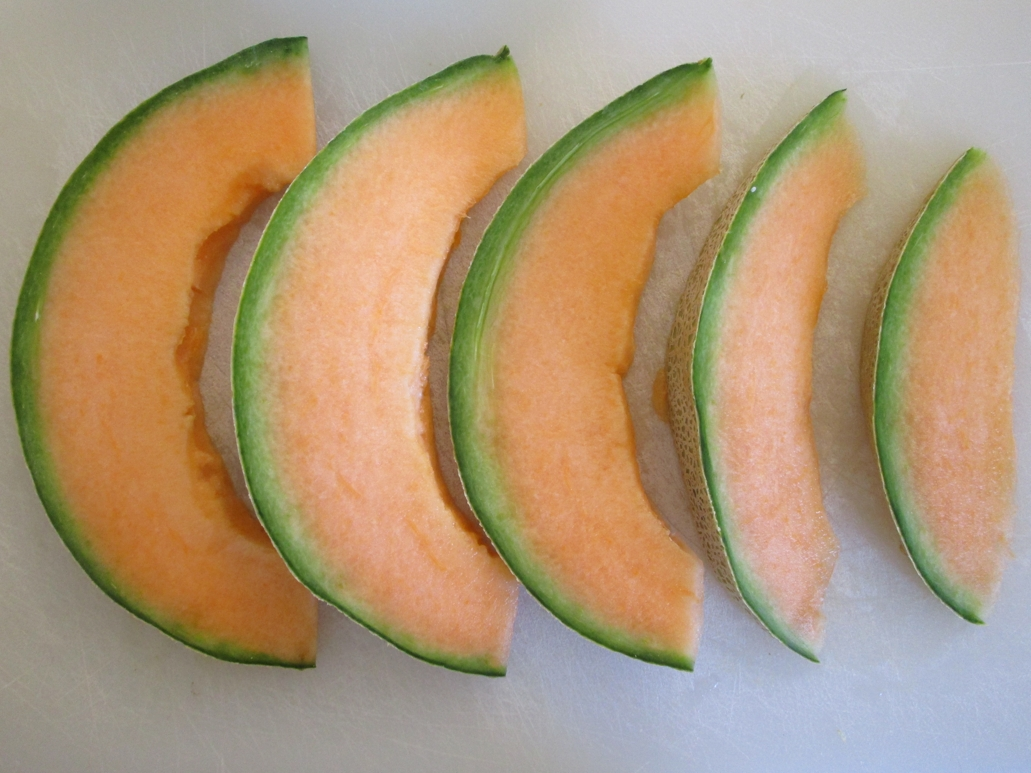
%> input picture HW07_VYAS_KHYATI/IMG_1246.JPG, 1031 x 773 px
$ octave --eval "cutting('IMG_1246.JPG');"   (GNU Octave 9; MATLAB toolbox functions it lacks are replaced by stand-ins)
%> lines starting %> are read from the running program, lines starting %| are printed output that depends on the picture
% @author: Khyati K.Vyas
function cutting(fn)
%> called with fn = 'IMG_1246.JPG'

image=imread(fn);
%> image is the input picture: size 773x1031x3 uint8; mean R, G, B 175.1, 151.2, 120.2
imshow(fn);
title('Binary Image');

sobel_vt=[1 0 -1;2 0 -2;1 0 -1];
filter_vt=imfilter(image,sobel_vt,'same','repl');
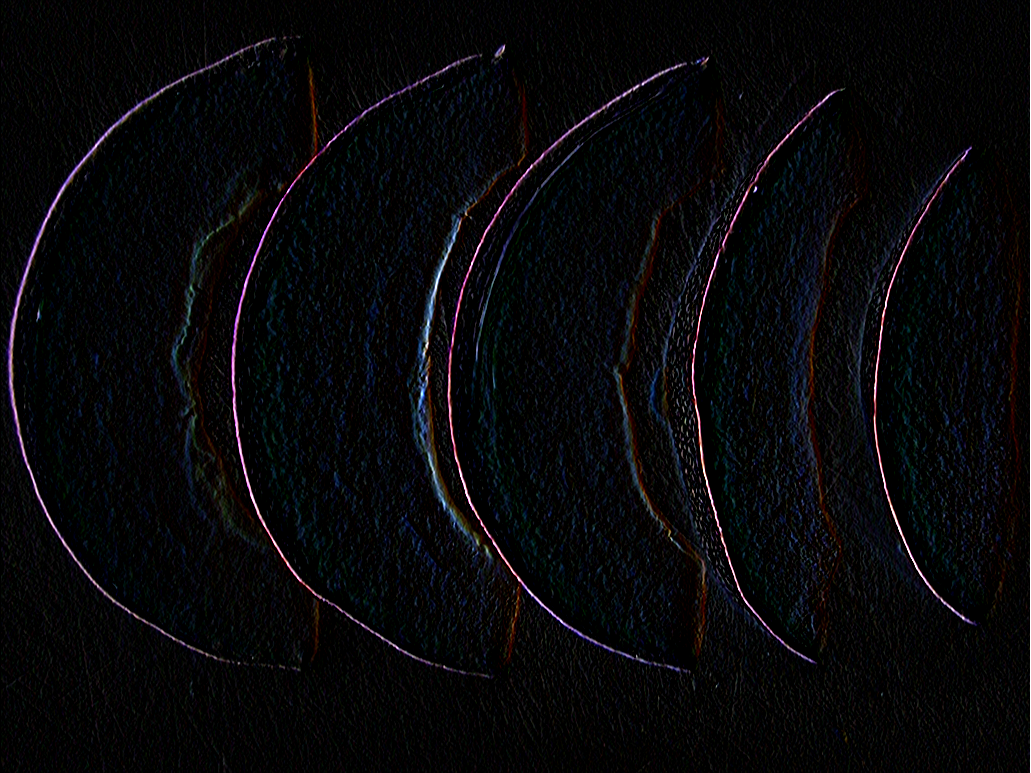
%> filter_vt: size 773x1031x3 uint8; mean R, G, B 7.7, 7.5, 9.5
imshow(filter_vt.*2);
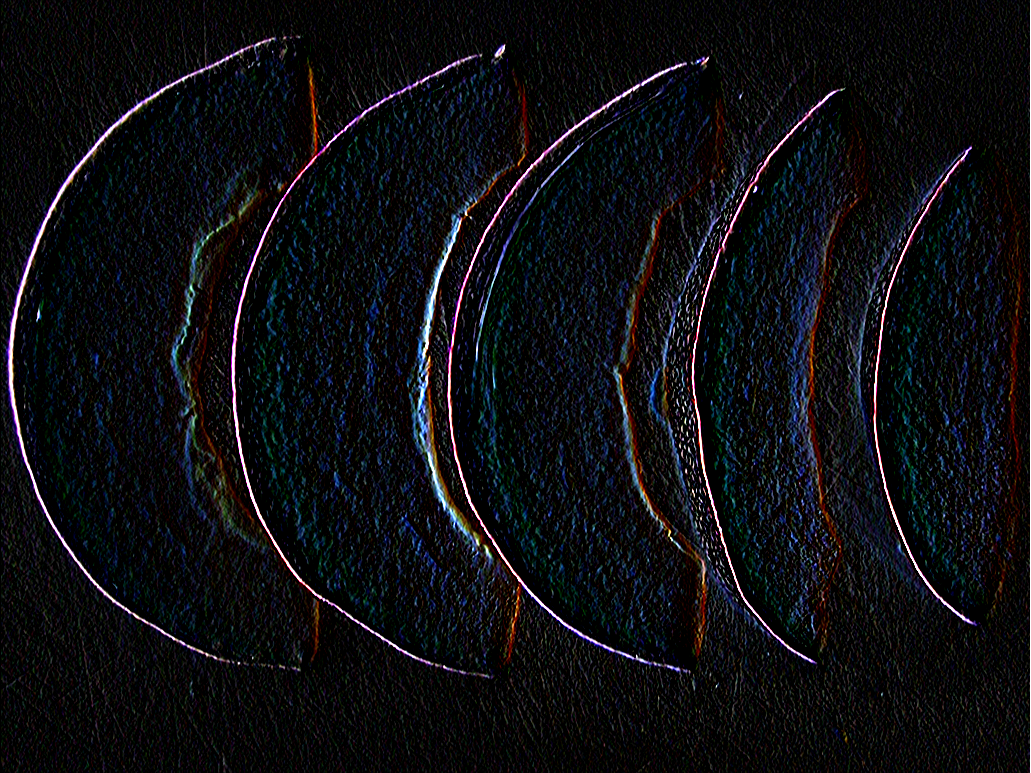
%> displayed picture: size 773x1031x3, on the screen's scale of 0 to 255; mean R, G, B 13.9, 14.3, 17.5

%> (the run ends here)

$ run again, on HW07_VYAS_KHYATI/IMG_1251.JPG
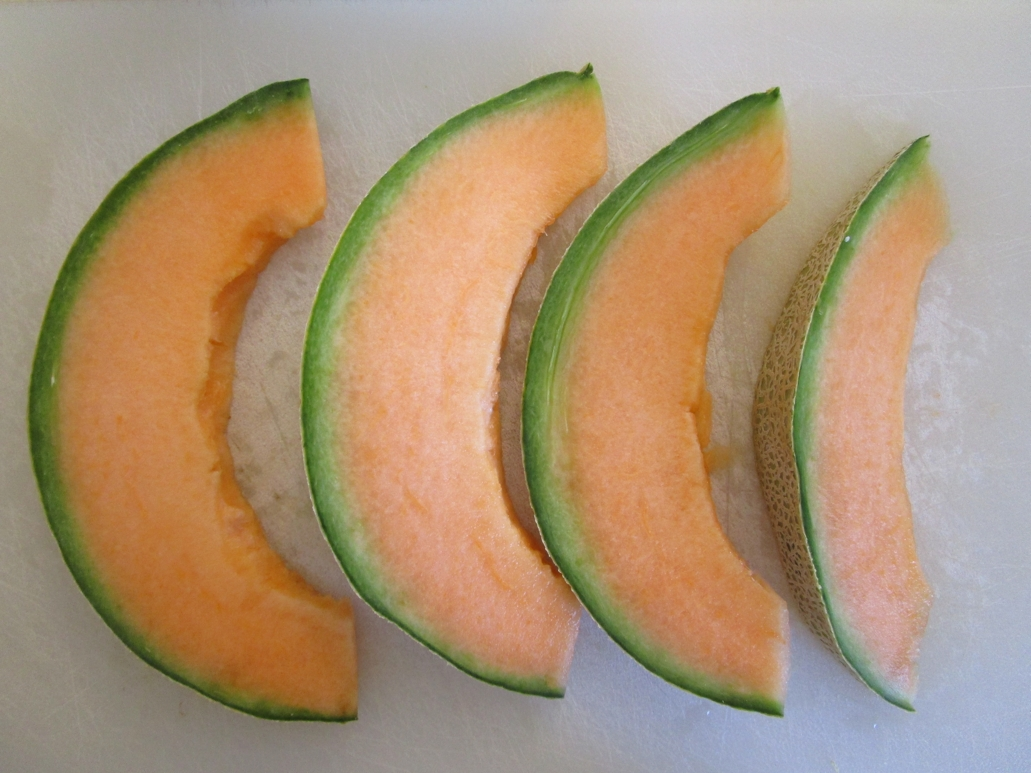
%> input picture HW07_VYAS_KHYATI/IMG_1251.JPG, 1031 x 773 px
%> in cutting, image is the input picture: size 773x1031x3 uint8; mean R, G, B 171.2, 147.5, 119.4
%> in cutting, `filter_vt=imfilter(image,sobel_vt,'same','repl');`:
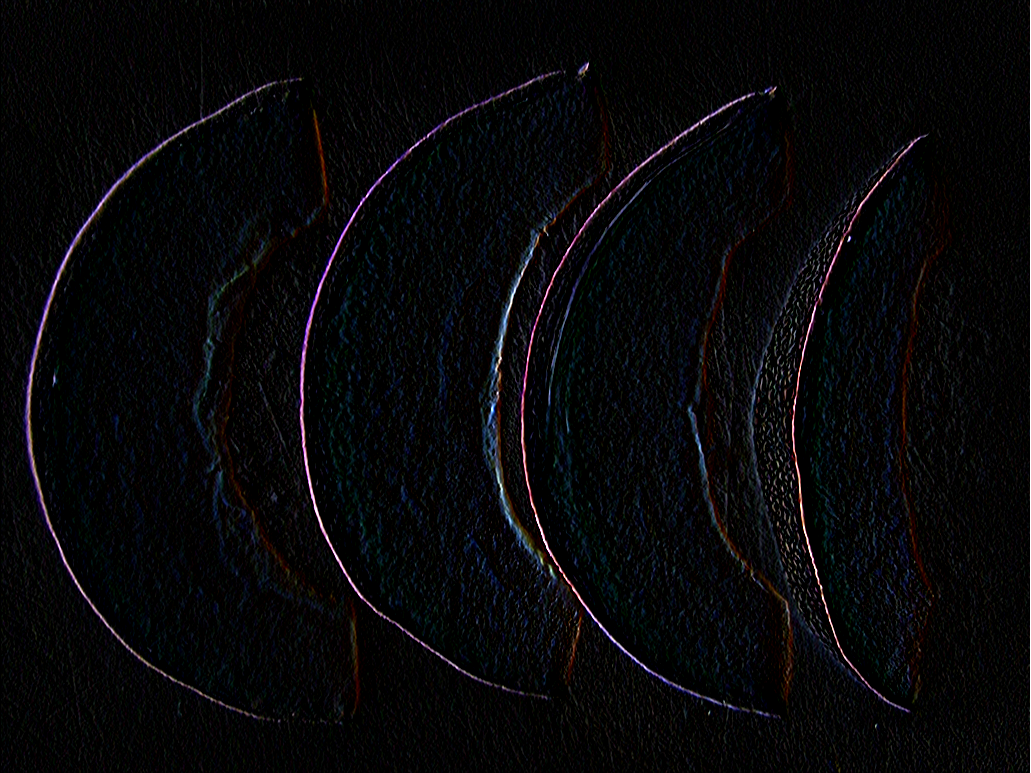
%> filter_vt: size 773x1031x3 uint8; mean R, G, B 7.3, 7.2, 8.8
%> in cutting, `imshow(filter_vt.*2);`:
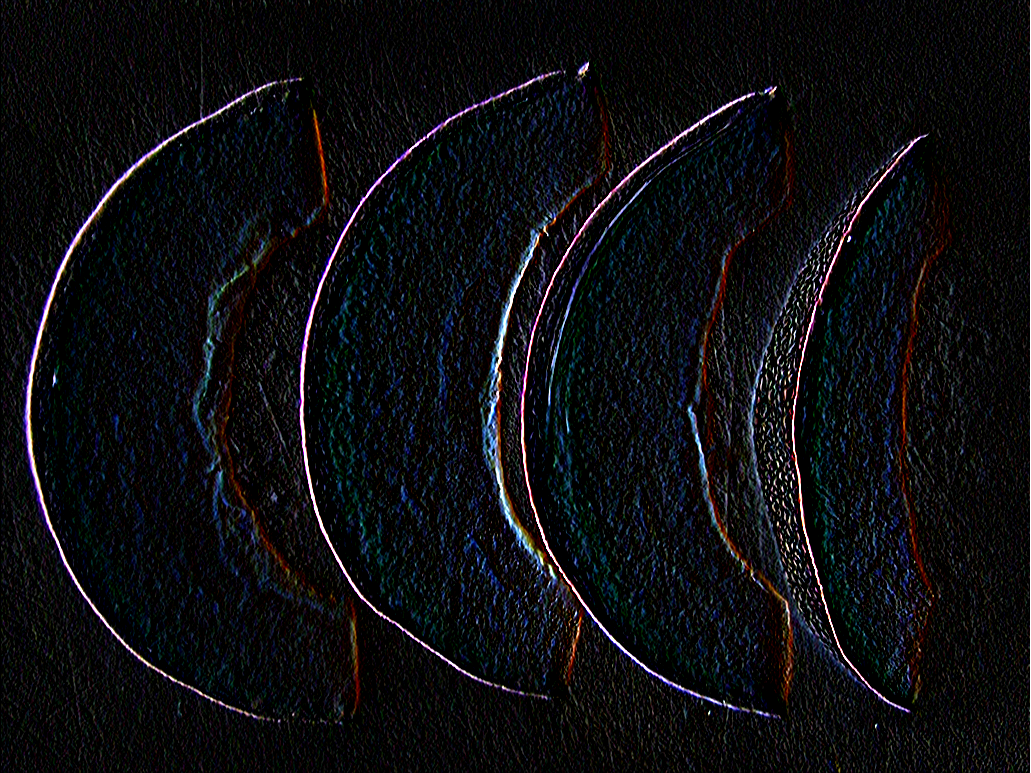
%> displayed picture: size 773x1031x3, on the screen's scale of 0 to 255; mean R, G, B 13.4, 13.7, 16.4

$ run again, on HW07_VYAS_KHYATI/IMG_1256.JPG
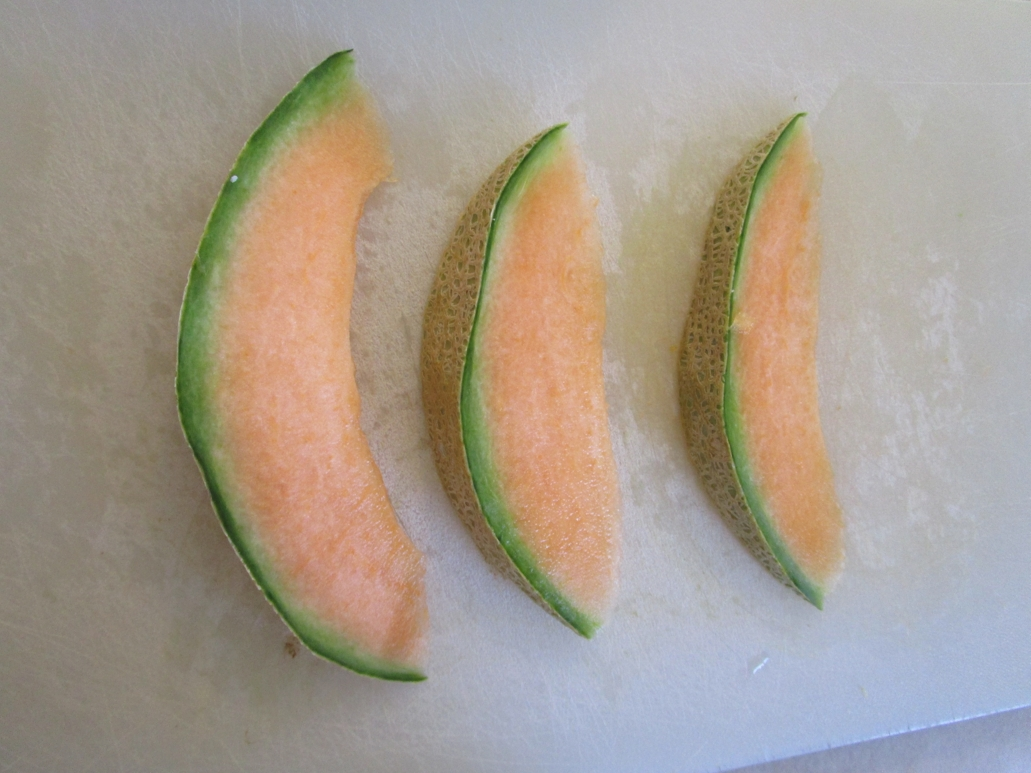
%> input picture HW07_VYAS_KHYATI/IMG_1256.JPG, 1031 x 773 px
%> in cutting, image is the input picture: size 773x1031x3 uint8; mean R, G, B 166.4, 156, 143.3
%> in cutting, `filter_vt=imfilter(image,sobel_vt,'same','repl');`:
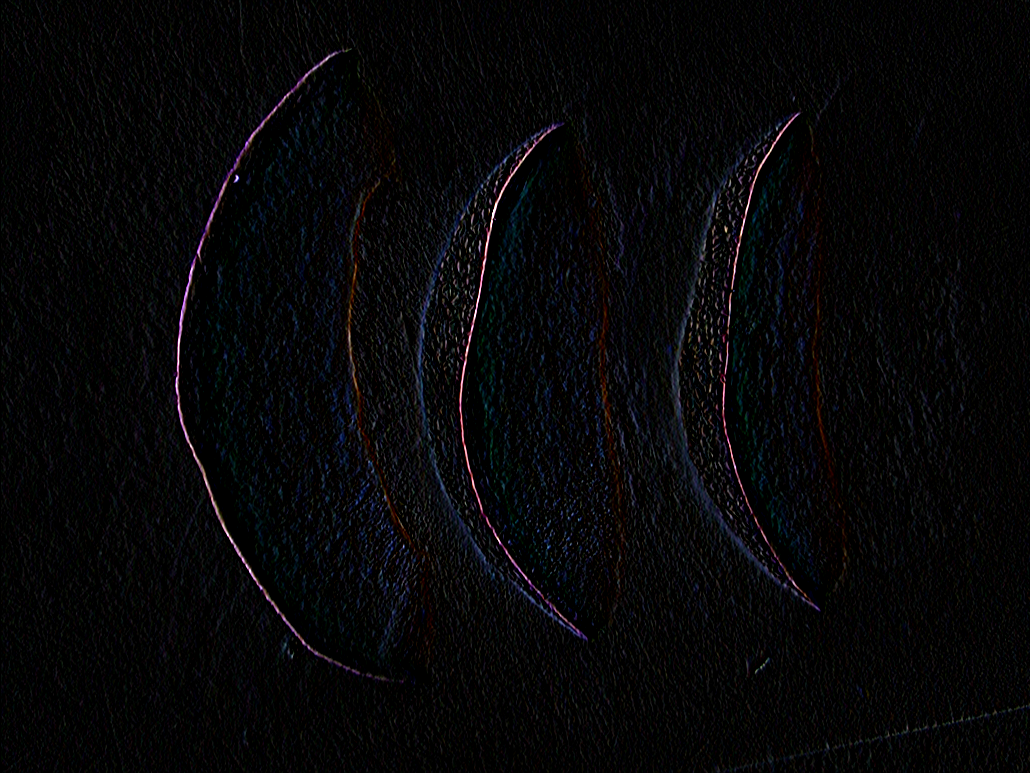
%> filter_vt: size 773x1031x3 uint8; mean R, G, B 6.6, 6.5, 7.7
%> in cutting, `imshow(filter_vt.*2);`:
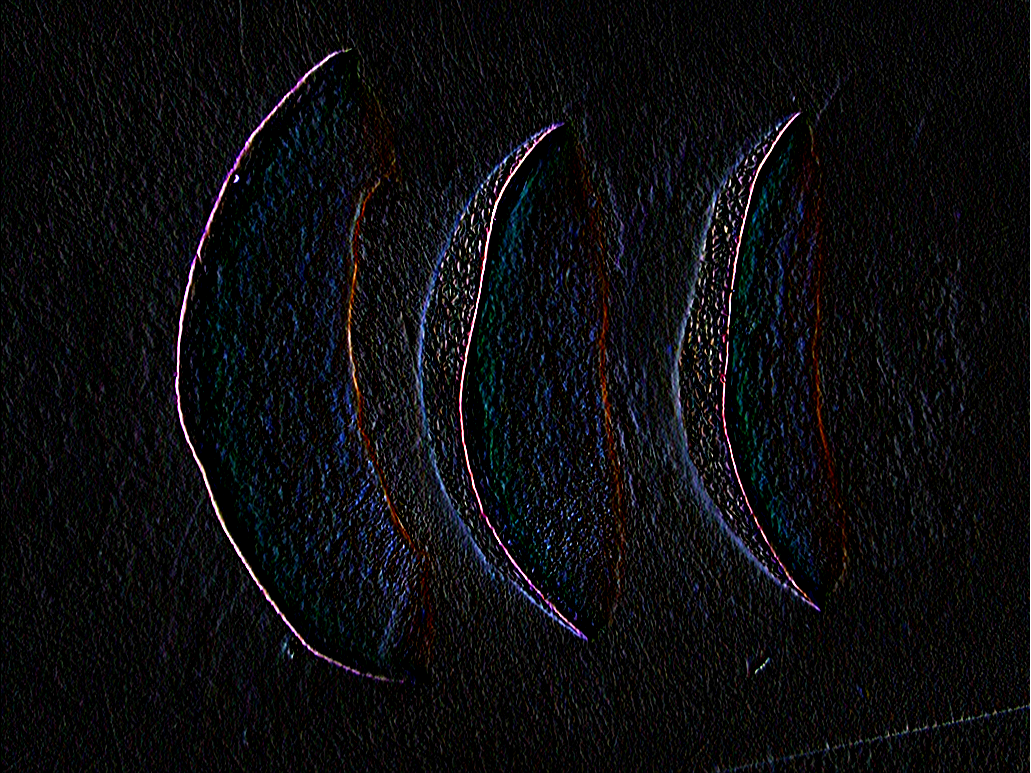
%> displayed picture: size 773x1031x3, on the screen's scale of 0 to 255; mean R, G, B 12.4, 12.5, 14.7

$ run again, on HW07_VYAS_KHYATI/IMG_1259.JPG
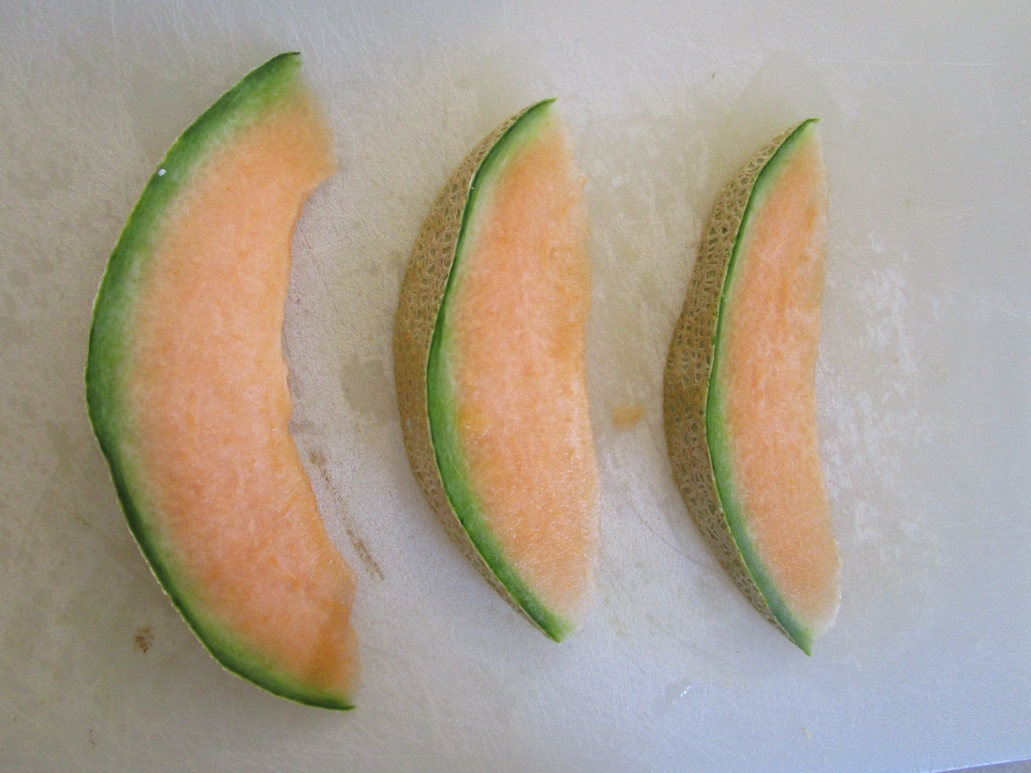
%> input picture HW07_VYAS_KHYATI/IMG_1259.JPG, 1031 x 773 px
%> in cutting, image is the input picture: size 773x1031x3 uint8; mean R, G, B 171.1, 159.5, 143.2
%> in cutting, `filter_vt=imfilter(image,sobel_vt,'same','repl');`:
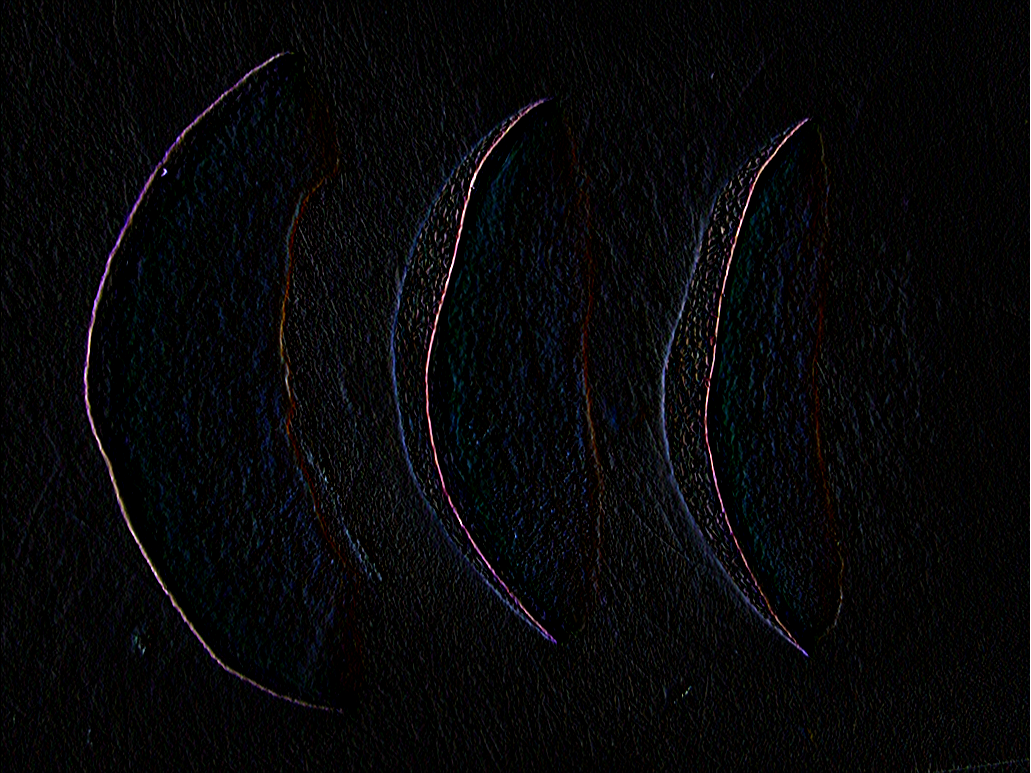
%> filter_vt: size 773x1031x3 uint8; mean R, G, B 7.1, 7.2, 8.6
%> in cutting, `imshow(filter_vt.*2);`:
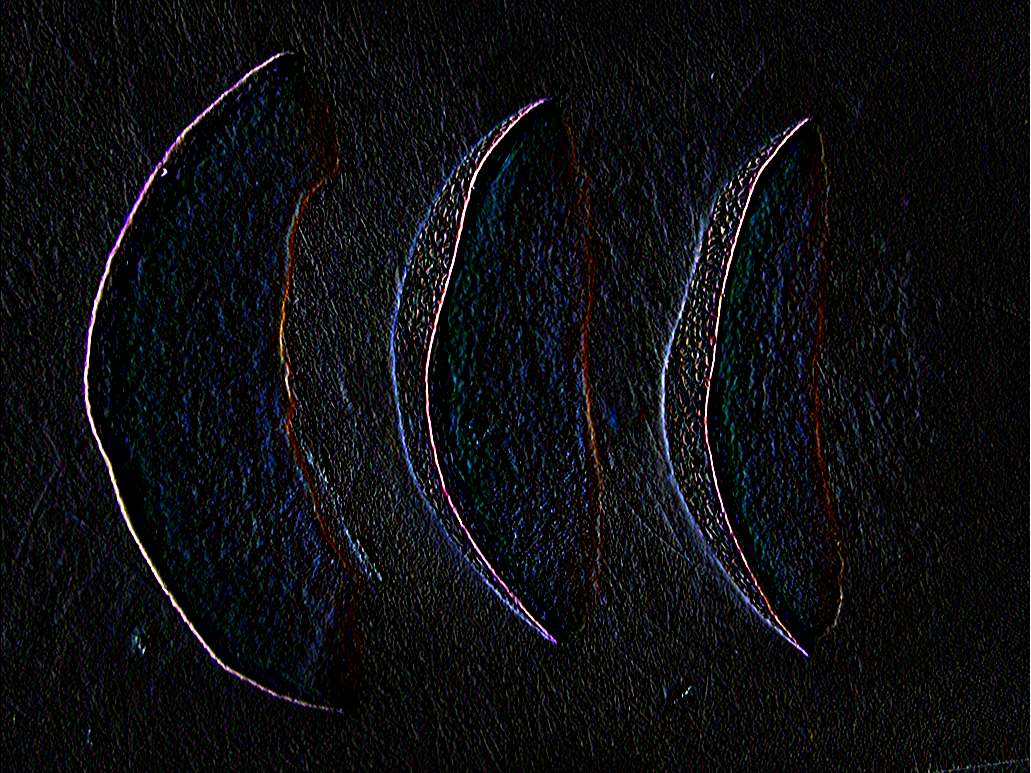
%> displayed picture: size 773x1031x3, on the screen's scale of 0 to 255; mean R, G, B 13.3, 13.9, 16.5
